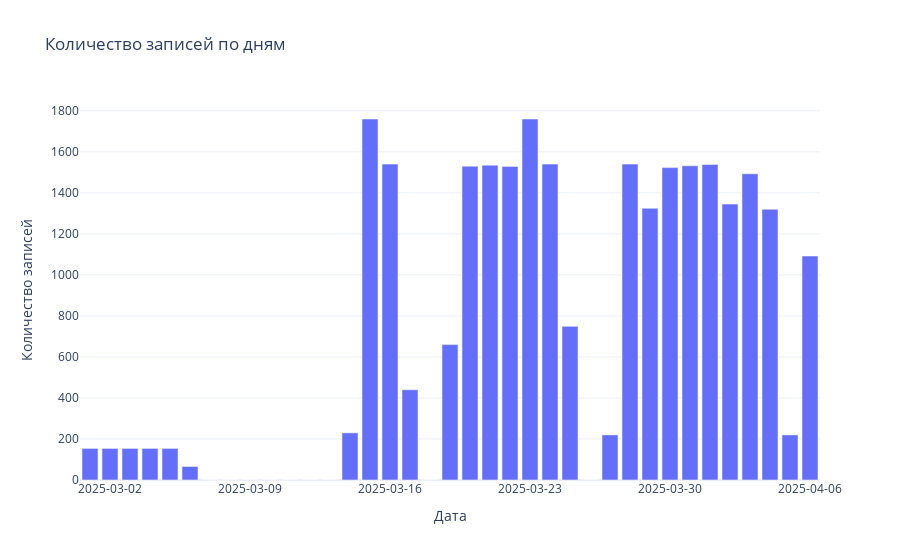

The notebook cell this image was saved under:
### Code cell
count_of_records('data/cars/число записей по дням сити.csv')
